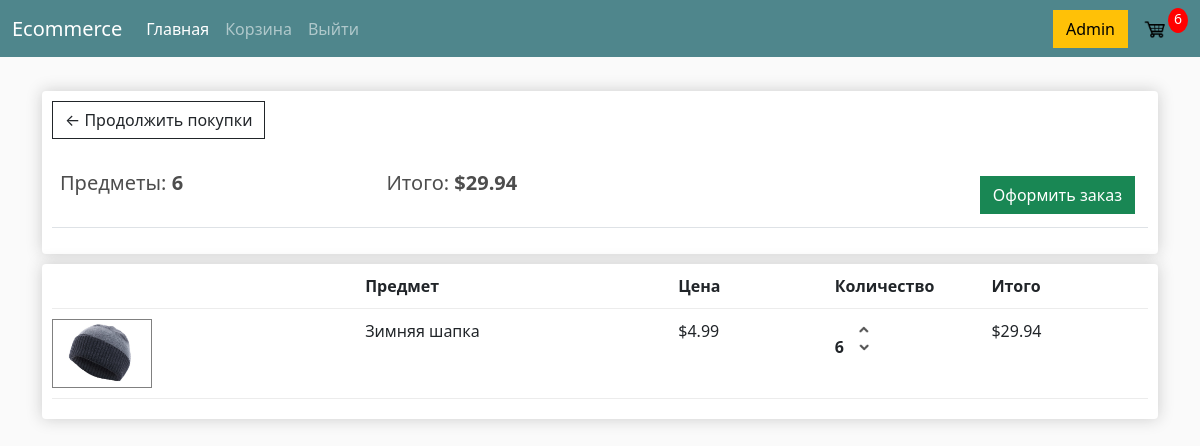
The app's page /cart/ (signed in) with its own data.
### store/models.py (models this page shows, shortened)
class Customer(models.Model):
	user = models.OneToOneField(
			User,null = True,
			blank = True,
			on_delete = models.CASCADE
		)
	name = models.CharField(max_length = 200, null=True)
	email = models.CharField(max_length=200, null=True)
	class Meta:
		verbose_name = "Клиент"
		verbose_name_plural = "Клиенты"

class Order(models.Model):
	customer = models.ForeignKey(
			Customer,
			on_delete = models.SET_NULL,
			null = True,
			blank = True
		)
	date_ordered = models.DateTimeField(auto_now_add = True)
	complete = models.BooleanField(default = False)
	transaction_id = models.CharField(
			max_length = 200,
			null = True,
			blank = True)
	status = models.ForeignKey(
			Status,
			null = True,
			blank = True,
			on_delete = models.SET_NULL,
		)
	@property
	def get_cart_total(self):
		orderitems = self.orderitem_set.filter(product__draft = False)
		total = sum([item.get_total for item in orderitems])
		return total
	@property
	def get_cart_items(self):
		orderitems = self.orderitem_set.filter(product__draft = False)
		total = sum([item.quantity for item in orderitems])
		return total
	class Meta:
		verbose_name = "Заказ"
		verbose_name_plural = "Заказы"

class OrderItem(models.Model):
	product = models.ForeignKey(
			Product,
			on_delete = models.SET_NULL,
			null = True
		)
	order = models.ForeignKey(
			Order,
			on_delete = models.SET_NULL,
			null = True
		)
	quantity = models.PositiveSmallIntegerField(
			default = 0,
			null = True,
			blank = True
		)
	date_added = models.DateTimeField(auto_now_add = True)
	@property
	def get_total(self):
		total = self.product.get_price * self.quantity
		return total
	class Meta:
		verbose_name = "Заказанный продукт"
		verbose_name_plural = "Заказанные продукты"

class Product(models.Model):
	name = models.CharField("Название", max_length = 255, null = True)
	price = models.DecimalField(
			"Цена",
			max_digits = 7,
			decimal_places = 2
		)
	image = models.ImageField(
			"Картинка",
			upload_to = "products/",
			null = True,
			blank = True
		)
	draft = models.BooleanField("Черновик", default = False)
	category = models.ForeignKey(
			Category,
			related_name = 'products',
			on_delete = models.SET_NULL,
			null = True
		)
	discount = models.IntegerField(
			"Скидка (%)",
			validators = [
					MinValueValidator(0),
					MaxValueValidator(100)
				],
			default = 0
		)
	@property
	def get_price(self):
		x = (self.price * self.discount) / 100
		return round(self.price - x, 2)
	class Meta:
		verbose_name = "Продукт"
		verbose_name_plural = "Продукты"

### store/views.py (the view)
# urls.py: path("cart/", views.cart, name="cart"),
def cart(request):
	order_and_items = get_order_and_items(request)
	context = {
		"items": order_and_items["items"],
		"order": order_and_items["order"],
	}
	return render(request, "store/cart.html", context)

### store/templatetags/store_tags.py (called while the page is built)
@register.simple_tag()
def get_items_in_cart(request):
	return get_order_and_items(request)["cartItems"]

### store/utils.py (called while the page is built, shortened)
def get_order_and_items(request):
	if request.user.is_authenticated:
		try:
			customer = request.user.customer
		except:
			customer = Customer.objects.create(
					user = request.user,
					name = request.user.username,
					email = request.user.email
				)
			customer.save()
		order, created = Order.objects.get_or_create(
				customer=customer,
				complete=False
			)
		items = order.orderitem_set.filter(product__draft = False)
		cartItems = order.get_cart_items
	return {
		"order": order,
		"items": items,
		"cartItems": cartItems
	}

### store/templates/store/cart.html (shortened to what this page needs)
{% extends 'base.html' %}
{% load static %}
{% block content %}
	<div class="row">
		<div class="col-lg-12">
			<div class="box-element">
				<a href="{% url 'home' %}" class="btn btn-outline-dark">&#x2190; Продолжить покупки</a>
				<br><br>
				<table class="table">
					<tr>
						<th><h5> Предметы: <strong>{{ order.get_cart_items }}</strong></h5></th>
						<th><h5> Итого: <strong>${{ order.get_cart_total }}</strong></h5></th>
						<th>
							{% if user.is_authenticated %}
								{% if order.orderitem_set.all|length_is:0 %}
									<a href="{% url 'home' %}" class="btn btn-success" style="float: right; margin: 5px;"> Оформить заказ
									</a>
								{% else %}
									<a href="{% url 'checkout' %}" class="btn btn-success" style="float: right; margin: 5px;"> Оформить заказ
									</a>
								{% endif %}
							{% else %}
								<a href="{% url 'register' %}" class="btn btn-success" style="float: right; margin: 5px;"> Оформить заказ
								</a>
							{% endif %}
						</th>
					</tr>
				</table>
			</div>
		</div>
		<br>
		<div class="col-lg-12">
			<div class="box-element">
				<div class="cart-row">
					<div style="flex: 2;"></div>
					<div style="flex: 2;"><strong>Предмет</strong></div>
					<div style="flex: 1;"><strong>Цена</strong></div>
					<div style="flex: 1;"><strong>Количество</strong></div>
					<div style="flex: 1;"><strong>Итого</strong></div>
				</div>
				{% for item in items %}
					<div class="cart-row">
						<div style="flex: 2;">
							{% if item.product.image.url %}
								<img src="{{ item.product.image.url }}" class="row-image" style="border: 1px solid gray;">
							{% else %}
								<img src="{% static 'img/no-image-found.png' %}" class="row-image" style="border: 1px solid gray;">
							{% endif %}
						</div>
						<div style="flex: 2;">{{item.product.name}}</div>
						<div style="flex: 1;">${{item.product.get_price }}</div>
						<div style="flex: 1;">
							<p class="quantity">{{item.quantity}}</p>
							<div class="quantity">
								<img src="{% static 'img/arrow_up.png'%}" class="chg-quantity update-cart"
								data-product={{item.product.id}} data-action="add">
								<img src="{% static 'img/arrow_down.png'%}" class="chg-quantity update-cart"
								data-product={{item.product.id}} data-action="remove">
							</div>
						</div>
						<div style="flex: 1;">${{item.get_total}}</div>
					</div>
				{% endfor %}
			</div>
		</div>
	</div>
{% endblock %}

### store/templates/base.html (shortened to what this page needs)
<!DOCTYPE html>
{% load static %}
<html>
<head>
	<link href="https://cdn.jsdelivr.net/npm/bootstrap@5.0.0-beta1/dist/css/bootstrap.min.css" rel="stylesheet">
  <link rel="stylesheet" type="text/css" href="{% static 'css/temp_style.css' %}">
</head>
<body class="body">
  <div class="wrapper">
<nav class="navbar navbar-expand-lg navbar-dark bg-dark">
  <div class="container-fluid">
    <a class="navbar-brand" href="{% url 'home' %}">Ecommerce</a>
    <div class="collapse navbar-collapse" id="navbarSupportedContent">
      <ul class="navbar-nav me-auto mb-2 mb-lg-0">
        <li class="nav-item">
          <a class="nav-link active" aria-current="page" href="{% url 'home' %}">Главная</a>
        </li>
        <li class="nav-item">
          <a class="nav-link" href="{% url 'cart' %}">Корзина</a>
        </li>
        {% if user.is_authenticated %}
          <li class="nav-item">
            <a class="nav-link" href="{% url 'logout' %}">Выйти</a>
          </li>
        {% endif %}
      </ul>
      {% if user.is_staff %}
        <a href="/admin" class="btn btn-warning">Admin</a>
      {% endif %}
      <a href="{% url 'cart' %}">
      	<img src="{% static 'img/cart-icon.png' %}" id="cart-icon">
      </a>
      {% load store_tags %}
      <p id="cart-total"> {% get_items_in_cart request=request %} </p>
    </div>
  </div>
</nav>
<div class="container">
	<br>
	{% block content %}
	{% endblock %}
</div>
</div>
</body>
</html>

### static/css/temp_style.css (style rules this page uses)
body { background-color: hsl(0, 0%, 98%); }
h1,h2,h3,h4,h5,h6 { color:hsl(0, 0%, 30%); }
.box-element { box-shadow:hsl(0, 0%, 80%) 0 0 16px; background-color: #fff; border-radius: 4px; padding: 10px; }
.bg-dark { background-color: #4f868c!important; }
#cart-icon { width:25px; display: inline-block; margin-left: 15px; }
#cart-total { display: block; text-align: center; color:#fff; background-color: red; width: 20px; height: 25px; border-radius: 50%; font-size: 14px; }
.col-lg-4, .col-lg-6, .col-lg-8, .col-lg-12 { margin-top: 10px; }
.btn { border-radius: 0; }
.row-image { width: 100px; }
.cart-row { display: flex; align-items: flex-stretch; padding-bottom: 10px; margin-bottom: 10px; border-bottom: 1px solid #ececec; }
.quantity { display: inline-block; font-weight: 700; padding-right:10px; }
.chg-quantity { width: 12px; cursor: pointer; display: block; margin-top: 5px; transition:.1s; }

### records on screen
Order: get_cart_items "6", get_cart_total "29.94"
OrderItem: product.image (picture), product.name "Зимняя шапка", product.get_price "4.99", quantity "6", get_total "29.94"
